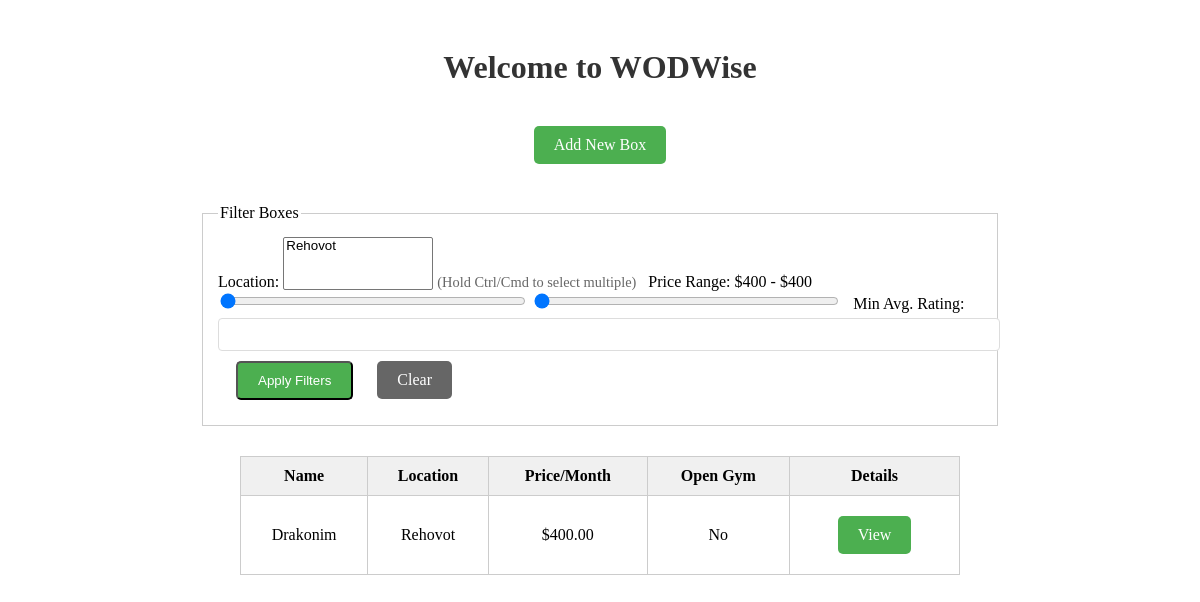
/WODWiseappImpl/, run on the app's committed database.
### WODWiseappImpl/models.py (models this page shows, shortened)
class Box(models.Model):
    name = models.CharField(max_length=255)
    location = models.CharField(max_length=255)
    website = models.URLField(blank=True, null=True)
    price_per_month = models.DecimalField(max_digits=6, decimal_places=2)
    description = models.TextField(blank=True)
    open_gym = models.BooleanField(default=False)

### WODWiseappImpl/views.py (the view)
# urls.py: path("", views.index, name="index"),
def index(request):
    boxes = Box.objects.all()
    all_prices = Box.objects.values_list('price_per_month', flat=True)
    min_price_val = min(all_prices) if all_prices else 0
    max_price_val = max(all_prices) if all_prices else 1000
    all_locations = Box.objects.values_list('location', flat=True).distinct()
    selected_locations = request.GET.getlist('location')
    min_price = request.GET.get('min_price', min_price_val)
    max_price = request.GET.get('max_price', max_price_val)
    min_rating = request.GET.get('min_rating')
    if selected_locations:
        boxes = boxes.filter(location__in=selected_locations)
    if min_price:
        boxes = boxes.filter(price_per_month__gte=min_price)
    if max_price:
        boxes = boxes.filter(price_per_month__lte=max_price)
    if min_rating:
        boxes = [box for box in boxes if box.average_rating is not None and box.average_rating >= float(min_rating)]
    return render(request, 'WODWiseappImpl/index.html', {
        'boxes': boxes,
        'all_locations': all_locations,
        'selected_locations': selected_locations,
        'filter_min_price': min_price,
        'filter_max_price': max_price,
        'filter_min_rating': min_rating or '',
        'min_price_val': min_price_val,
        'max_price_val': max_price_val,
    })

### WODWiseappImpl/templates/WODWiseappImpl/index.html (shortened to what this page needs)
{% extends 'WODWiseappImpl/base.html' %}
{% load static %}
{% block header %}Welcome to WODWise{% endblock %}
{% block content %}
<a href="{% url 'WODWiseappImpl:box_create_form' %}" class="button">Add New Box</a>
<form method="get" style="margin: 30px auto; max-width: 900px; text-align: left;">
    <fieldset style="border:1px solid #ccc; padding: 15px;">
        <legend>Filter Boxes</legend>
        <label>
            Location:
            <select name="location" multiple size="3" style="min-width: 150px;">
                {% for city in all_locations %}
                    <option value="{{ city }}" {% if city in selected_locations %}selected{% endif %}>{{ city }}</option>
                {% endfor %}
            </select>
            <span style="font-size: 0.9em; color: #666;">(Hold Ctrl/Cmd to select multiple)</span>
        </label>
        <label>
            Price Range:
            <span id="price-range-label">
            </span>
            <br>
            <input
                type="range"
                name="min_price"
                id="min_price"
                min="{{ min_price_val }}"
                max="{{ max_price_val }}"
                value="{{ filter_min_price }}"
                oninput="updatePriceLabel()"
                style="width: 40%;"
            >
            <input
                type="range"
                name="max_price"
                id="max_price"
                min="{{ min_price_val }}"
                max="{{ max_price_val }}"
                value="{{ filter_max_price }}"
                oninput="updatePriceLabel()"
                style="width: 40%;"
            >
        </label>
        <label>
            Min Avg. Rating:
            <input type="number" min="1" max="5" step="0.1" name="min_rating" value="{{ filter_min_rating }}">
        </label>
        <button type="submit" class="button">Apply Filters</button>
        <a href="{% url 'WODWiseappImpl:index' %}" class="button back-button">Clear</a>
    </fieldset>
</form>
{% if boxes %}
    <table style="margin: 30px auto; border-collapse: collapse; width: 90%;">
        <thead>
            <tr style="background: #f0f0f0;">
                <th style="padding: 10px; border: 1px solid #ccc;">Name</th>
                <th style="padding: 10px; border: 1px solid #ccc;">Location</th>
                <th style="padding: 10px; border: 1px solid #ccc;">Price/Month</th>
                <th style="padding: 10px; border: 1px solid #ccc;">Open Gym</th>
                <th style="padding: 10px; border: 1px solid #ccc;">Details</th>
            </tr>
        </thead>
        <tbody>
        {% for box in boxes %}
            <tr>
                <td style="padding: 10px; border: 1px solid #ccc;">{{ box.name }}</td>
                <td style="padding: 10px; border: 1px solid #ccc;">{{ box.location }}</td>
                <td style="padding: 10px; border: 1px solid #ccc;">${{ box.price_per_month }}</td>
                <td style="padding: 10px; border: 1px solid #ccc;">{% if box.open_gym %}Yes{% else %}No{% endif %}</td>
                <td style="padding: 10px; border: 1px solid #ccc;">
                    <a href="{% url 'WODWiseappImpl:box_detail' box.id %}" class="button">View</a>
                </td>
            </tr>
        {% endfor %}
        </tbody>
    </table>
{% else %}
    <p>No boxes available yet.</p>
{% endif %}
{% endblock %}

### WODWiseappImpl/static/WODWiseappImpl/css/style.css (style rules this page uses)
.button { display: inline-block; padding: 10px 20px; margin: 10px; background-color: #4CAF50; color: white; text-decoration: none; border-radius: 5px; }
.back-button { background-color: #666; }
form { display: flex; flex-direction: column; gap: 15px; max-width: 500px; margin: 0 auto; text-align: left; }
input[type="text"], input[type="url"], input[type="number"], textarea { width: 100%; padding: 8px; margin-top: 5px; border: 1px solid #ddd; border-radius: 4px; }

### data on the page
Box: name "Drakonim", location "Rehovot", price_per_month "400.00", open_gym "No"
